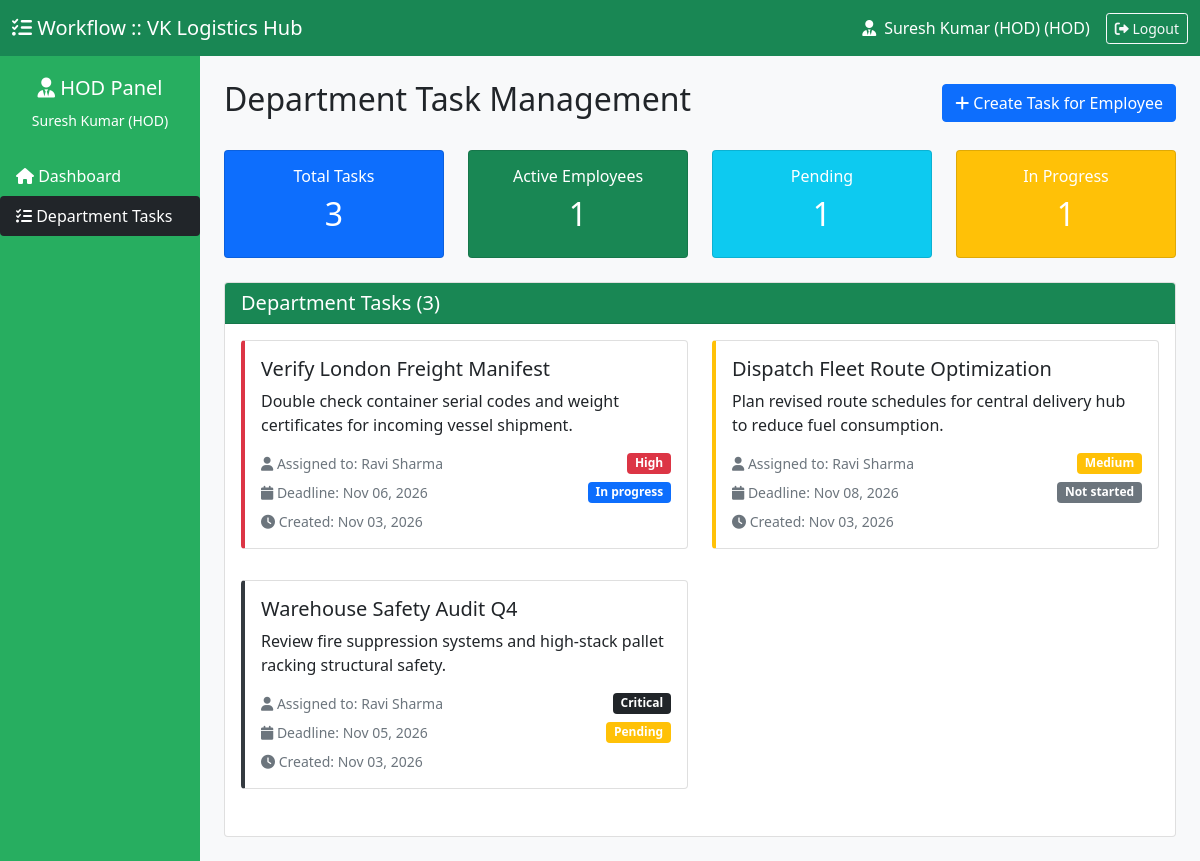
The page /dashboard/hod/department_tasks.php (signed in) on the database its author committed.
### tables this page shows
CREATE TABLE IF NOT EXISTS `tasks` (
  `id` INT AUTO_INCREMENT PRIMARY KEY,
  `title` VARCHAR(255) NOT NULL,
  `description` TEXT NOT NULL,
  `priority` ENUM('low', 'medium', 'high', 'critical') DEFAULT 'medium',
  `status` ENUM('pending', 'not_started', 'in_progress', 'dependency_block', 'waiting_review', 'completed', 'rejected') DEFAULT 'pending',
  `deadline` DATE NOT NULL,
  `submission_details` TEXT NULL,
  `created_by` INT NOT NULL,
  `completed_at` DATETIME NULL,
  `created_at` TIMESTAMP DEFAULT CURRENT_TIMESTAMP,
  `updated_at` TIMESTAMP DEFAULT CURRENT_TIMESTAMP ON UPDATE CURRENT_TIMESTAMP,
  INDEX (`created_by`),
  INDEX (`status`),
  INDEX (`priority`)
);

CREATE TABLE IF NOT EXISTS `users` (
  `id` INT AUTO_INCREMENT PRIMARY KEY,
  `username` VARCHAR(50) NOT NULL UNIQUE,
  `email` VARCHAR(100) NOT NULL UNIQUE,
  `password` VARCHAR(255) NOT NULL,
  `full_name` VARCHAR(100) NOT NULL,
  `role` ENUM('management', 'hod', 'employee') NOT NULL,
  `department_id` INT NULL,
  `position` VARCHAR(100) NULL,
  `is_active` TINYINT(1) DEFAULT 1,
  `last_login` DATETIME NULL,
  `created_at` TIMESTAMP DEFAULT CURRENT_TIMESTAMP,
  INDEX (`department_id`),
  INDEX (`role`),
  INDEX (`is_active`)
);

### dashboard/hod/department_tasks.php (the view, shortened to what this page needs)
<?php
$user_name = $_SESSION['full_name'];
$department_id = $_SESSION['department_id'];
try {
    $db = getDB();
    $stmt = $db->prepare("
        SELECT t.*,
               u.full_name as created_by_name,
               a.full_name as assigned_to_name,
               ta.assigned_at,
               ta.accepted_at,
               ta.rejected_at
        FROM tasks t
        JOIN task_assignments ta ON t.id = ta.task_id
        JOIN users a ON ta.assigned_to = a.id
        LEFT JOIN users u ON t.created_by = u.id
        WHERE a.department_id = ?
        ORDER BY t.created_at DESC
    ");
    $stmt->execute([$department_id]);
    $department_tasks = $stmt->fetchAll();
    $stmt = $db->prepare("
        SELECT u.*
        FROM users u
        WHERE u.department_id = ? AND u.role = 'employee' AND u.is_active = 1
        ORDER BY u.full_name
    ");
    $stmt->execute([$department_id]);
    $department_employees = $stmt->fetchAll();
} catch(Exception $e) {
    die("Database error: " . $e->getMessage());
}
?>
<!DOCTYPE html>
<html lang="en">
<head>
    <link href="https://cdn.jsdelivr.net/npm/bootstrap@5.1.3/dist/css/bootstrap.min.css" rel="stylesheet">
    <link rel="stylesheet" href="https://cdnjs.cloudflare.com/ajax/libs/font-awesome/6.0.0/css/all.min.css">
</head>
<body style="background-color: #f8f9fa;">
    <nav class="navbar navbar-dark bg-success sticky-top">
        <div class="container-fluid">
            <a class="navbar-brand" href="index.php">
                <i class="fas fa-tasks"></i> <?php echo APP_NAME; ?>
            </a>
            <div class="d-flex align-items-center text-white">
                <i class="fas fa-user-tie me-2"></i>
                <?php echo $user_name; ?> (HOD)
                <a href="../../auth/logout.php" class="btn btn-outline-light btn-sm ms-3">
                    <i class="fas fa-sign-out-alt"></i> Logout
                </a>
            </div>
        </div>
    </nav>
    <div class="container-fluid">
        <div class="row">
            <div class="col-md-3 col-lg-2 px-0" style="background: #27ae60; min-height: calc(100vh - 56px); color: white; padding-top: 20px;">
                <div class="text-center mb-4">
                    <h5><i class="fas fa-user-tie"></i> HOD Panel</h5>
                    <small><?php echo $user_name; ?></small>
                </div>
                <ul class="nav flex-column">
                    <li class="nav-item"><a class="nav-link text-white" href="index.php"><i class="fas fa-home"></i> Dashboard</a></li>
                    <li class="nav-item"><a class="nav-link text-white active bg-dark rounded" href="department_tasks.php"><i class="fas fa-tasks"></i> Department Tasks</a></li>
                </ul>
            </div>
            <main class="col-md-9 ms-sm-auto col-lg-10 px-md-4 py-4">
                <div class="d-flex justify-content-between align-items-center mb-4">
                    <h1 class="h2">Department Task Management</h1>
                    <button class="btn btn-primary" data-bs-toggle="modal" data-bs-target="#createTaskModal">
                        <i class="fas fa-plus"></i> Create Task for Employee
                    </button>
                </div>
                <div class="row mb-4">
                    <div class="col-md-3">
                        <div class="card bg-primary text-white">
                            <div class="card-body text-center">
                                <h6>Total Tasks</h6>
                                <h2><?php echo count($department_tasks); ?></h2>
                            </div>
                        </div>
                    </div>
                    <div class="col-md-3">
                        <div class="card bg-success text-white">
                            <div class="card-body text-center">
                                <h6>Active Employees</h6>
                                <h2><?php echo count($department_employees); ?></h2>
                            </div>
                        </div>
                    </div>
                    <div class="col-md-3">
                        <div class="card bg-info text-white">
                            <div class="card-body text-center">
                                <h6>Pending</h6>
                                <h2><?php echo count(array_filter($department_tasks, function($t) { return $t['status'] === 'pending'; })); ?></h2>
                            </div>
                        </div>
                    </div>
                    <div class="col-md-3">
                        <div class="card bg-warning text-white">
                            <div class="card-body text-center">
                                <h6>In Progress</h6>
                                <h2><?php echo count(array_filter($department_tasks, function($t) { return $t['status'] === 'in_progress'; })); ?></h2>
                            </div>
                        </div>
                    </div>
                </div>
                <div class="card">
                    <div class="card-header bg-success text-white">
                        <h5 class="mb-0">Department Tasks (<?php echo count($department_tasks); ?>)</h5>
                    </div>
                    <div class="card-body">
                        <?php if(empty($department_tasks)): ?>
                            <div class="alert alert-info">
                                <i class="fas fa-info-circle"></i> No tasks assigned in your department.
                            </div>
                        <?php else: ?>
                            <div class="row">
                                <?php foreach($department_tasks as $task): ?>
                                <div class="col-md-6 mb-3">
                                    <div class="card task-card priority-<?php echo $task['priority']; ?>">
                                        <div class="card-body">
                                            <h5 class="card-title"><?php echo htmlspecialchars($task['title']); ?></h5>
                                            <p class="card-text"><?php echo htmlspecialchars(substr($task['description'], 0, 150)) . (strlen($task['description']) > 150 ? '...' : ''); ?></p>
                                            <div class="d-flex justify-content-between align-items-center mb-2">
                                                <small class="text-muted">
                                                    <i class="fas fa-user"></i> Assigned to: <?php echo $task['assigned_to_name']; ?>
                                                </small>
                                                <span class="badge bg-<?php
                                                    $priority_colors = [
                                                        'low' => 'success',
                                                        'medium' => 'warning',
                                                        'high' => 'danger',
                                                        'critical' => 'dark'
                                                    ];
                                                    echo $priority_colors[$task['priority']] ?? 'secondary';
                                                ?>">
                                                    <?php echo ucfirst($task['priority']); ?>
                                                </span>
                                            </div>
                                            <div class="d-flex justify-content-between align-items-center mb-2">
                                                <small class="text-muted">
                                                    <i class="fas fa-calendar"></i> Deadline: <?php echo date('M d, Y', strtotime($task['deadline'])); ?>
                                                </small>
                                                <span class="badge bg-<?php
                                                    $status_colors = [
                                                        'pending' => 'warning',
                                                        'not_started' => 'secondary',
                                                        'in_progress' => 'primary',
                                                        'waiting_review' => 'info',
                                                        'completed' => 'success',
                                                        'rejected' => 'danger'
                                                    ];
                                                    echo $status_colors[$task['status']] ?? 'secondary';
                                                ?>">
                                                    <?php echo str_replace('_', ' ', ucfirst($task['status'])); ?>
                                                </span>
                                            </div>
                                            <small class="text-muted d-block">
                                                <i class="fas fa-clock"></i> Created: <?php echo date('M d, Y', strtotime($task['created_at'])); ?>
                                            </small>
                                        </div>
                                    </div>
                                </div>
                                <?php endforeach; ?>
                            </div>
                        <?php endif; ?>
                    </div>
                </div>
            </main>
        </div>
    </div>
</body>
</html>

### dashboard/hod/department_tasks.php (style rules this page uses)
.task-card { border-left: 4px solid; margin-bottom: 15px; }
.priority-medium { border-left-color: #ffc107; }
.priority-high { border-left-color: #dc3545; }
.priority-critical { border-left-color: #343a40; }

### rows shown on the page
tasks: title "Verify London Freight Manifest", description "Double check container serial codes and weight certificates for incoming vessel shipment.", users.full_name "Ravi Sharma", priority "High", deadline "Nov 06, 2026", status "In progress", created_at "Nov 03, 2026"
tasks: title "Dispatch Fleet Route Optimization", description "Plan revised route schedules for central delivery hub to reduce fuel consumption.", users.full_name "Ravi Sharma", priority "Medium", deadline "Nov 08, 2026", status "Not started", created_at "Nov 03, 2026"
tasks: title "Warehouse Safety Audit Q4", description "Review fire suppression systems and high-stack pallet racking structural safety.", users.full_name "Ravi Sharma", priority "Critical", deadline "Nov 05, 2026", status "Pending", created_at "Nov 03, 2026"

### other values the page prints
APP_NAME "Workflow :: VK Logistics Hub"
$user_name "Suresh Kumar (HOD)"
count($department_tasks) "3"
count($department_employees) "1"
